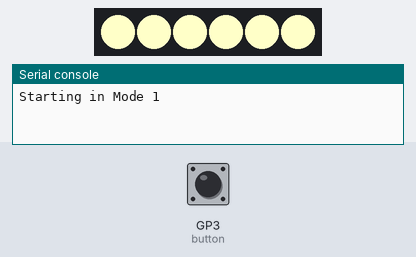
A program run on a simulated Raspberry Pi Pico running MicroPython. Shown: 6 RGB LEDs in strip order, left to right, the last lines printed to the serial console. The inputs (shaded band) are chosen by the test bench; at power-on: GP3 (button) HIGH. Dim RGB values are drawn brighter than linear.

Above: at 1.2 s.
1.3 s: GP3 (button) pulled LOW for 0.15 s
At 2.0 s:
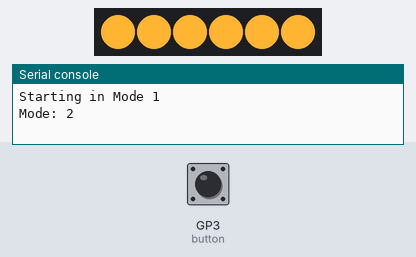
2.9 s: GP3 (button) pulled LOW for 1 s
At 3.5 s:
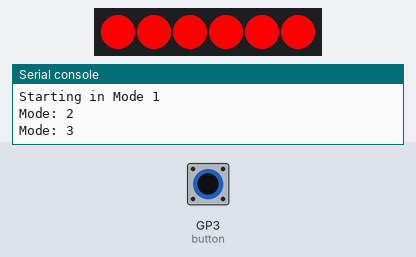
5.4 s: GP3 (button) pulled LOW for 0.15 s
At 6.4 s:
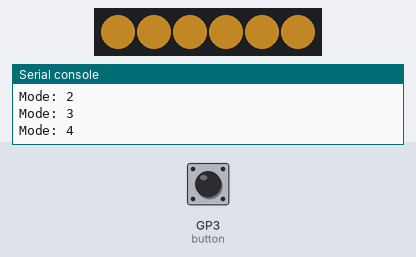
7.0 s: GP3 (button) pulled LOW for 1 s
At 7.9 s:
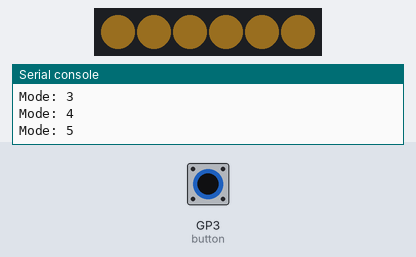
9.5 s: GP3 (button) pulled LOW for 3.2 s
At 15.0 s:
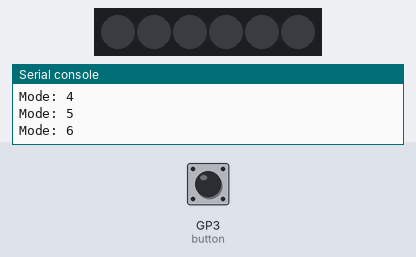
15.7 s: GP3 (button) pulsed LOW 5 times (0.12 s each, 0.3 s apart)
At 16.48 s:
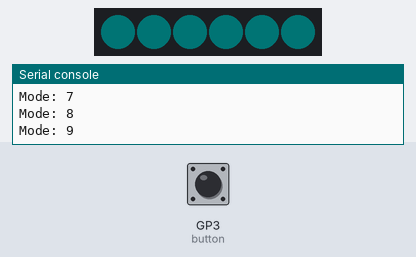
Timing chart, 0 to 18.7 s (numbered marks = the images above; inputs shaded):
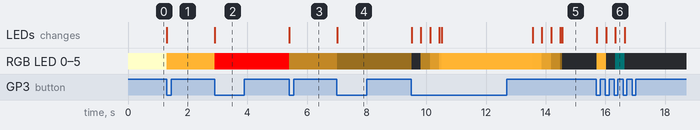

The program:

main.py
```python
from machine import Pin
import neopixel
import time

# =========================
# HARDWARE SETUP
# =========================
LED_PIN = 1
BUTTON_PIN = 3
NUM_LEDS = 6

button = Pin(BUTTON_PIN, Pin.IN, Pin.PULL_UP)
strip = neopixel.NeoPixel(Pin(LED_PIN), NUM_LEDS)

# =========================
# USER-EDITABLE COLORS
# =========================
WARM_YELLOW = (255, 180, 50)
NIGHT_RED = (255, 0, 0)
MARINE_BLUE = (53, 148, 107)
DEEP_GREEN = (0, 255, 0)
BRIGTH_LIGTH = (255, 255, 200)

COLOR_MODE_1 = BRIGTH_LIGTH
COLOR_MODE_2 = WARM_YELLOW
COLOR_MODE_3 = NIGHT_RED
COLOR_MODE_4 = WARM_YELLOW
COLOR_MODE_5 = WARM_YELLOW
COLOR_MODE_6 = WARM_YELLOW
COLOR_MODE_7 = WARM_YELLOW
COLOR_MODE_8 = NIGHT_RED
COLOR_MODE_9 = MARINE_BLUE
COLOR_MODE_10 = DEEP_GREEN

# Brightness levels
BRIGHTNESS_MODE_1 = 1.0
BRIGHTNESS_MODE_2 = 0.35
BRIGHTNESS_MODE_3 = 0.10

# =========================
# STATE
# =========================
mode = 1

last_button_state = 1
last_button_time = 0
debounce_ms = 250

mode_timer = time.ticks_ms()
mode_phase = 0

# =========================
# HELPER FUNCTIONS
# =========================
def apply_brightness(color, brightness):
    r = int(color[0] * brightness)
    g = int(color[1] * brightness)
    b = int(color[2] * brightness)
    return (r, g, b)

def fill_all(color):
    for i in range(NUM_LEDS):
        strip[i] = color
    strip.write()

def leds_off():
    fill_all((0, 0, 0))

def reset_mode_state():
    global mode_timer, mode_phase
    mode_timer = time.ticks_ms()
    mode_phase = 0
    leds_off()

def check_button():
    global mode, last_button_state, last_button_time

    current_state = button.value()

    # Button press detected: HIGH -> LOW
    if last_button_state == 1 and current_state == 0:
        now = time.ticks_ms()

        if time.ticks_diff(now, last_button_time) > debounce_ms:
            mode += 1

            if mode > 11:
                mode = 1

            last_button_time = now
            reset_mode_state()
            print("Mode:", mode)

    last_button_state = current_state

# =========================
# MODE FUNCTIONS
# =========================
def run_mode_1():
    # Bright steady on
    fill_all(apply_brightness(COLOR_MODE_1, BRIGHTNESS_MODE_1))

def run_mode_2():
    # Bright steady on
    fill_all(apply_brightness(COLOR_MODE_2, BRIGHTNESS_MODE_1))

def run_mode_3():
    # Bright steady on
    fill_all(apply_brightness(COLOR_MODE_3, BRIGHTNESS_MODE_1))

def run_mode_4():
    # Dimmer steady on
    fill_all(apply_brightness(COLOR_MODE_4, BRIGHTNESS_MODE_2))

def run_mode_5():
    # Even more dimmer steady on
    fill_all(apply_brightness(COLOR_MODE_5, BRIGHTNESS_MODE_3))

def run_mode_6():
    """
    Fade in, stay on 3 sec,
    fade out, stay off 2 sec,
    repeat.
    """
    global mode_timer, mode_phase

    now = time.ticks_ms()
    elapsed = time.ticks_diff(now, mode_timer)

    fade_time = 1000
    on_time = 3000
    off_time = 2000

    if mode_phase == 0:
        # Fade in
        if elapsed <= fade_time:
            brightness = elapsed / fade_time
            fill_all(apply_brightness(COLOR_MODE_6, brightness))
        else:
            fill_all(COLOR_MODE_6)
            mode_phase = 1
            mode_timer = now

    elif mode_phase == 1:
        # Stay on
        fill_all(COLOR_MODE_6)
        if elapsed >= on_time:
            mode_phase = 2
            mode_timer = now

    elif mode_phase == 2:
        # Fade out
        if elapsed <= fade_time:
            brightness = 1.0 - (elapsed / fade_time)
            fill_all(apply_brightness(COLOR_MODE_6, brightness))
        else:
            leds_off()
            mode_phase = 3
            mode_timer = now

    elif mode_phase == 3:
        # Stay off
        leds_off()
        if elapsed >= off_time:
            mode_phase = 0
            mode_timer = now

def run_mode_7():
    """
    No fade:
    on 3 sec, off 3 sec,
    repeat.
    """
    global mode_timer, mode_phase

    now = time.ticks_ms()
    elapsed = time.ticks_diff(now, mode_timer)

    on_time = 3000
    off_time = 3000

    if mode_phase == 0:
        fill_all(COLOR_MODE_7)
        if elapsed >= on_time:
            mode_phase = 1
            mode_timer = now

    elif mode_phase == 1:
        leds_off()
        if elapsed >= off_time:
            mode_phase = 0
            mode_timer = now

def run_mode_8():
    """
    Fade in 2 sec,
    stay peak 1 sec,
    fade out 1 sec,
    stay off 1 sec,
    repeat.
    """
    global mode_timer, mode_phase

    now = time.ticks_ms()
    elapsed = time.ticks_diff(now, mode_timer)

    fade_in_time = 2000
    peak_time = 1000
    fade_out_time = 1000
    off_time = 1000

    if mode_phase == 0:
        # Fade in over 2 seconds
        if elapsed <= fade_in_time:
            brightness = elapsed / fade_in_time
            fill_all(apply_brightness(COLOR_MODE_8, brightness))
        else:
            fill_all(COLOR_MODE_8)
            mode_phase = 1
            mode_timer = now

    elif mode_phase == 1:
        # Stay at peak brightness
        fill_all(COLOR_MODE_8)
        if elapsed >= peak_time:
            mode_phase = 2
            mode_timer = now

    elif mode_phase == 2:
        # Fade out over 1 second
        if elapsed <= fade_out_time:
            brightness = 1.0 - (elapsed / fade_out_time)
            fill_all(apply_brightness(COLOR_MODE_8, brightness))
        else:
            leds_off()
            mode_phase = 3
            mode_timer = now

    elif mode_phase == 3:
        # Stay off
        leds_off()
        if elapsed >= off_time:
            mode_phase = 0
            mode_timer = now

def run_mode_9():
    """
    Fade in 2 sec,
    stay peak 1 sec,
    fade out 1 sec,
    stay off 1 sec,
    repeat.
    """
    global mode_timer, mode_phase

    now = time.ticks_ms()
    elapsed = time.ticks_diff(now, mode_timer)

    fade_in_time = 2000
    peak_time = 1000
    fade_out_time = 1000
    off_time = 1000

    if mode_phase == 0:
        # Fade in over 2 seconds
        if elapsed <= fade_in_time:
            brightness = elapsed / fade_in_time
            fill_all(apply_brightness(COLOR_MODE_9, brightness))
        else:
            fill_all(COLOR_MODE_9)
            mode_phase = 1
            mode_timer = now

    elif mode_phase == 1:
        # Stay at peak brightness
        fill_all(COLOR_MODE_9)
        if elapsed >= peak_time:
            mode_phase = 2
            mode_timer = now

    elif mode_phase == 2:
        # Fade out over 1 second
        if elapsed <= fade_out_time:
            brightness = 1.0 - (elapsed / fade_out_time)
            fill_all(apply_brightness(COLOR_MODE_9, brightness))
        else:
            leds_off()
            mode_phase = 3
            mode_timer = now

    elif mode_phase == 3:
        # Stay off
        leds_off()
        if elapsed >= off_time:
            mode_phase = 0
            mode_timer = now

def run_mode_10():
    """
    Fade in 2 sec,
    stay peak 1 sec,
    fade out 1 sec,
    stay off 1 sec,
    repeat.
    """
    global mode_timer, mode_phase

    now = time.ticks_ms()
    elapsed = time.ticks_diff(now, mode_timer)

    fade_in_time = 2000
    peak_time = 1000
    fade_out_time = 1000
    off_time = 1000

    if mode_phase == 0:
        # Fade in over 2 seconds
        if elapsed <= fade_in_time:
            brightness = elapsed / fade_in_time
            fill_all(apply_brightness(COLOR_MODE_10, brightness))
        else:
            fill_all(COLOR_MODE_10)
            mode_phase = 1
            mode_timer = now

    elif mode_phase == 1:
        # Stay at peak brightness
        fill_all(COLOR_MODE_10)
        if elapsed >= peak_time:
            mode_phase = 2
            mode_timer = now

    elif mode_phase == 2:
        # Fade out over 1 second
        if elapsed <= fade_out_time:
            brightness = 1.0 - (elapsed / fade_out_time)
            fill_all(apply_brightness(COLOR_MODE_10, brightness))
        else:
            leds_off()
            mode_phase = 3
            mode_timer = now

    elif mode_phase == 3:
        # Stay off
        leds_off()
        if elapsed >= off_time:
            mode_phase = 0
            mode_timer = now

def run_mode_11():
    # OFF
    leds_off()

# =========================
# STARTUP
# =========================
reset_mode_state()
print("Starting in Mode 1")

# =========================
# MAIN LOOP
# =========================
while True:
    check_button()

    if mode == 1:
        run_mode_1()
    elif mode == 2:
        run_mode_2()
    elif mode == 3:
        run_mode_3()
    elif mode == 4:
        run_mode_4()
    elif mode == 5:
        run_mode_5()
    elif mode == 6:
        run_mode_6()
    elif mode == 7:
        run_mode_7()
    elif mode == 8:
        run_mode_8()
    elif mode == 9:
        run_mode_9()
    elif mode == 10:
        run_mode_10()
    elif mode == 11:
        run_mode_11()

    time.sleep_ms(20)
```

Measured:
- after the input at 1.3 s, RGB LED 0–5: RGB(255, 255, 200) → RGB(255, 180, 50) at once; the LEDs: change at once (image 1)
- after the input at 2.9 s, RGB LED 0–5: RGB(255, 180, 50) → RGB(255, 0, 0) at once; the LEDs: change at once (image 2)
- after the input at 5.4 s, RGB LED 0–5: RGB(255, 0, 0) → RGB(89, 62, 17) at once; the LEDs: change at once (image 3)
- after the input at 7.0 s, RGB LED 0–5: RGB(89, 62, 17) → RGB(25, 18, 5) at once; the LEDs: change at once (image 4)
- after the input at 9.5 s, the LEDs: change at once (image 5)
